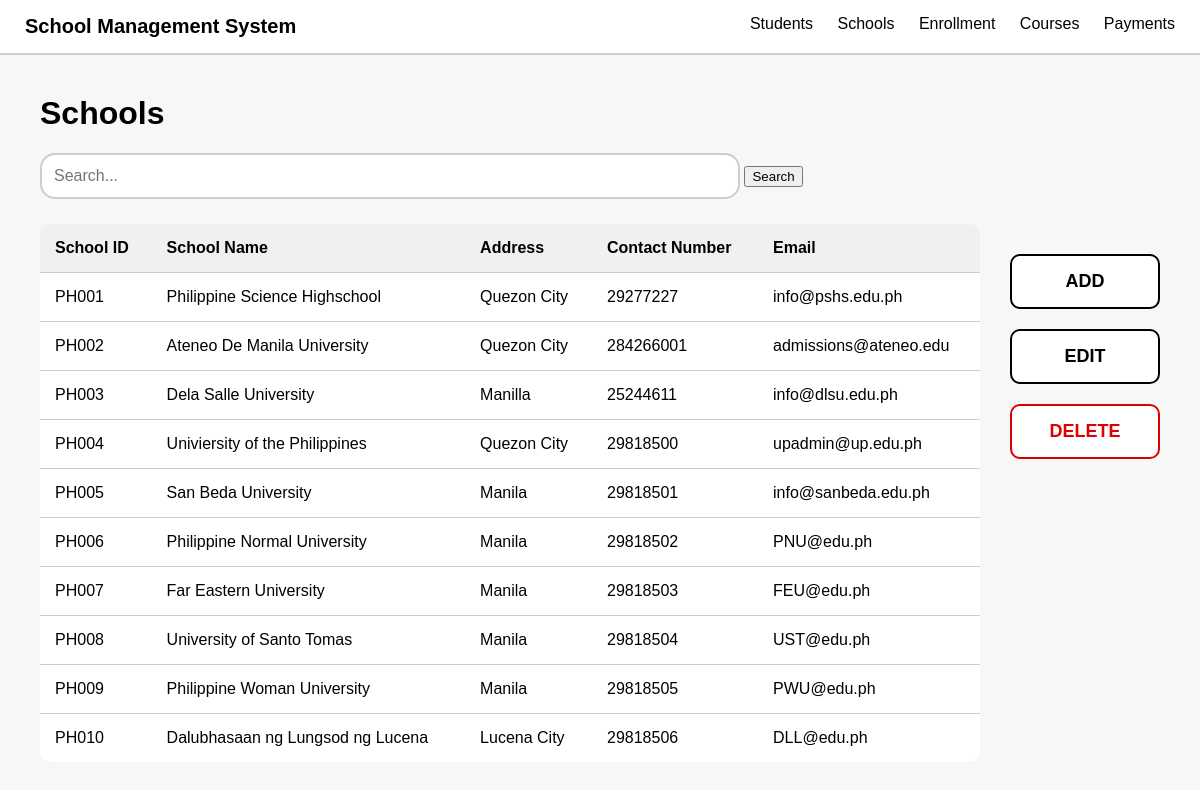
Screenshot of /school/ with the database file from the repository.
### online_enrollment/models.py (models this page shows, shortened)
class School(models.Model):
    school_ID = models.CharField(max_length=5)
    school_name = models.CharField(max_length=100)
    address = models.CharField(max_length=100)
    contact_number = models.IntegerField()
    email = models.EmailField()

### online_enrollment/views.py (the view)
# urls.py: path('school/', views.schools, name='School'),
def schools(request):
    query = request.GET.get('search', '')  # Default to an empty string if no query is provided
    if query:
        schoolInfo = School.objects.filter(school_name__icontains=query).values()  # Search by school name (case-insensitive)
    else:
        schoolInfo = School.objects.all().values()  # Fetch all schools if no query
    return render(request, 'schools.html', {'schools': schoolInfo, 'search_query': query})

### online_enrollment/templates/schools.html (shortened to what this page needs)
{% load static %}
<!DOCTYPE html>
<html lang="en">
<head>
    <link rel="stylesheet" href="{% static 'schoolstyle.css' %}">
</head>
<body>
    <header class="navbar">
        <div class="logo">School Management System</div>
        <nav>
            <a href="/student">Students</a>
            <a href="/school">Schools</a>
            <a href="/enrollment">Enrollment</a>
            <a href="/course">Courses</a>
            <a href="/tuitionPayment">Payments</a>
        </nav>
    </header>
    <main class="container">
        <h1>Schools</h1>
        <form method="GET" action="{% url 'School' %}">
            <input type="text" name="search" placeholder="Search..." value="{{ search_query }}" class="search-bar">
            <button type="submit" class="search-btn">Search</button>
        </form>
        <div class="content-row">
            <table class="schools-table">
                <thead>
                    <tr>
                        <th>School ID</th>
                        <th>School Name</th>
                        <th>Address</th>
                        <th>Contact Number</th>
                        <th>Email</th>
                    </tr>
                </thead>
                <tbody>
                    {% if schools %}
                        {% for x in schools %}
                        <tr>
                            <td>{{ x.school_ID }}</td>
                            <td>{{ x.school_name }}</td>
                            <td>{{ x.address }}</td>
                            <td>{{ x.contact_number }}</td>
                            <td>{{ x.email }}</td>
                        </tr>
                        {% endfor %}
                    {% else %}
                        <tr>
                            <td colspan="5">No schools found.</td>
                        </tr>
                    {% endif %}
                </tbody>
            </table>
            <div class="button-panel">
                <button class="btn" onclick="window.location.href='{% url 'AddSchool' %}'">ADD</button>
                <button class="btn">EDIT</button>
                <button class="btn delete">DELETE</button>
            </div>
        </div>
    </main>
</body>
</html>

### online_enrollment/static/schoolstyle.css (style rules this page uses)
body { font-family: Arial, sans-serif; margin: 0; background: #f7f7f7; }
h1 { margin-top: 20px; }
.navbar { display: flex; justify-content: space-between; padding: 15px 25px; background: white; border-bottom: 2px solid #ccc; }
.navbar .logo { font-size: 20px; font-weight: bold; }
.navbar nav a { margin-left: 20px; text-decoration: none; color: black; font-weight: 500; }
.container { padding: 20px 40px; }
.search-bar { width: 60%; padding: 12px; border: 2px solid #ccc; border-radius: 15px; font-size: 16px; margin-bottom: 25px; }
.content-row { display: flex; gap: 30px; }
.schools-table { border-collapse: collapse; background: white; width: 85%; border-radius: 10px; overflow: hidden; }
.schools-table th, .schools-table td { border-bottom: 1px solid #ccc; padding: 15px; text-align: left; }
.schools-table th { background: #f0f0f0; font-weight: bold; }
.schools-table tr:last-child td { border-bottom: none; }
.button-panel { display: flex; flex-direction: column; gap: 20px; margin-top: 30px; }
.btn { width: 150px; padding: 15px; border: 2px solid black; border-radius: 10px; background: white; font-size: 18px; cursor: pointer; font-weight: bold; }
.delete { border-color: #d00; color: #d00; }

### rows the page displays
School: school_ID "PH001", school_name "Philippine Science Highschool", address "Quezon City", contact_number "29277227", email "info@pshs.edu.ph"
School: school_ID "PH002", school_name "Ateneo De Manila University", address "Quezon City", contact_number "284266001", email "admissions@ateneo.edu"
School: school_ID "PH003", school_name "Dela Salle University", address "Manilla", contact_number "25244611", email "info@dlsu.edu.ph"
School: school_ID "PH004", school_name "Univiersity of the Philippines", address "Quezon City", contact_number "29818500", email "upadmin@up.edu.ph"
School: school_ID "PH005", school_name "San Beda University", address "Manila", contact_number "29818501", email "info@sanbeda.edu.ph"
School: school_ID "PH006", school_name "Philippine Normal University", address "Manila", contact_number "29818502", email "PNU@edu.ph"
School: school_ID "PH007", school_name "Far Eastern University", address "Manila", contact_number "29818503", email "FEU@edu.ph"
School: school_ID "PH008", school_name "University of Santo Tomas", address "Manila", contact_number "29818504", email "UST@edu.ph"
School: school_ID "PH009", school_name "Philippine Woman University", address "Manila", contact_number "29818505", email "PWU@edu.ph"
School: school_ID "PH010", school_name "Dalubhasaan ng Lungsod ng Lucena", address "Lucena City", contact_number "29818506", email "DLL@edu.ph"
